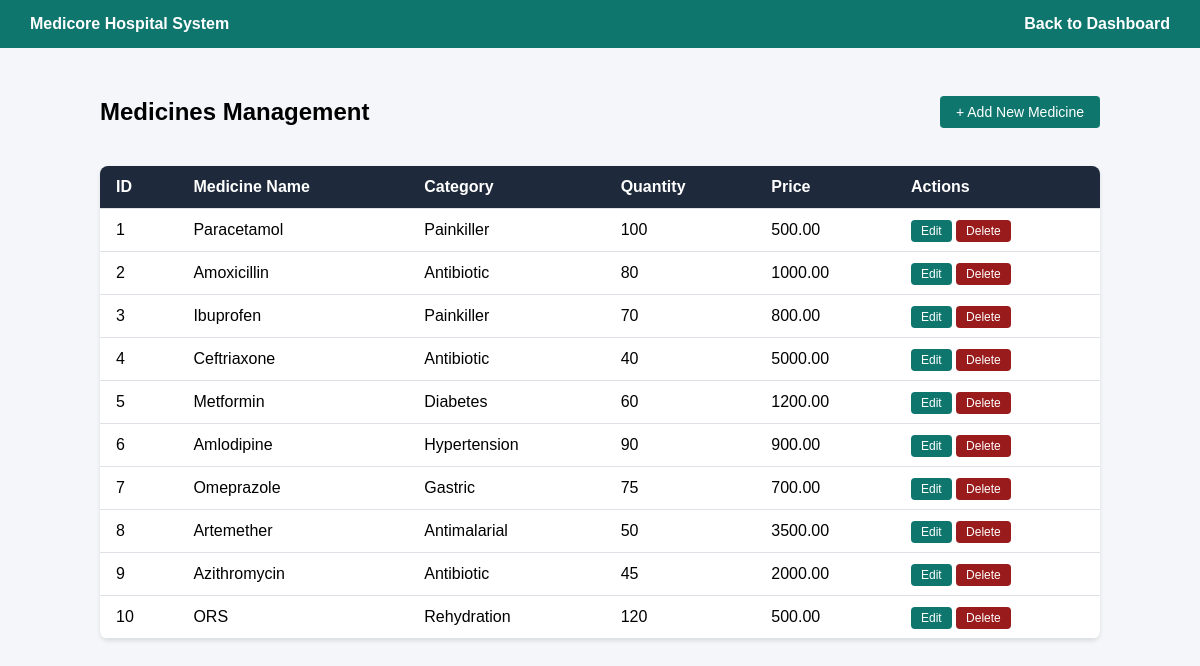
The page /medicines/index.php on the database its author committed.
### tables this page shows
CREATE TABLE medicines (
    id INT AUTO_INCREMENT PRIMARY KEY,

    medicine_name VARCHAR(150) NOT NULL,
    category VARCHAR(100),

    quantity INT NOT NULL DEFAULT 0,

    unit_price DECIMAL(12,2) NOT NULL DEFAULT 0,

    expiry_date DATE,

    created_at TIMESTAMP DEFAULT CURRENT_TIMESTAMP,

    CONSTRAINT chk_medicine_quantity
        CHECK (quantity >= 0),

    CONSTRAINT chk_medicine_price
        CHECK (unit_price >= 0),

    INDEX idx_medicine_name (medicine_name)
);

### medicines/index.php (the view, shortened to what this page needs)
<?php
include '../config/database.php';
$sql = "SELECT * FROM medicines";
$result = $conn->query($sql);
?>
<!DOCTYPE html>
<html lang="en">
<head>
</head>
<body>
    <div class="navbar">
        <div><a href="../admin/dashboard.php">Medicore Hospital System</a></div>
        <div><a href="../admin/dashboard.php">Back to Dashboard</a></div>
    </div>
    <div class="container">
        <div class="header-flex">
            <h2>Medicines Management</h2>
            <a href="add.php" class="btn btn-success">+ Add New Medicine</a>
        </div>
        <div class="card">
            <table>
                <thead>
                    <tr>
                        <th>ID</th>
                        <th>Medicine Name</th>
                        <th>Category</th>
                        <th>Quantity</th>
                        <th>Price</th>
                        <th>Actions</th>
                    </tr>
                </thead>
                <tbody>
                    <?php if ($result &&$result->num_rows > 0): ?>
                        <?php while($row =$result->fetch_assoc()): ?>
                            <tr>
                                <td><?php echo htmlspecialchars($row['id']); ?></td>
                                <td><?php echo htmlspecialchars($row['medicine_name']); ?></td>
                                <td><?php echo htmlspecialchars($row['category']); ?></td>
                                <td><?php echo htmlspecialchars($row['quantity']); ?></td>
                                <td><?php echo htmlspecialchars($row['unit_price']); ?></td>
                                <td>
                                    <a href="edit.php?id=<?php echo $row['id']; ?>" class="btn btn-primary" style="padding: 4px 10px; font-size: 12px;">Edit</a>
                                    <a href="delete.php?id=<?php echo $row['id']; ?>" class="btn btn-danger" style="padding: 4px 10px; font-size: 12px;" onclick="return confirm('Are you sure you want to delete this medicine?');">Delete</a>
                                </td>
                            </tr>
                        <?php endwhile; ?>
                    <?php else: ?>
                        <tr>
                            <td colspan="6" class="text-center">No medicines found in the database. (Ensure your table is named `medicines`).</td>
                        </tr>
                    <?php endif; ?>
                </tbody>
            </table>
        </div>
    </div>
</body>
</html>

### medicines/index.php (style rules this page uses)
body { font-family: Arial, sans-serif; background-color: #f4f6f9; margin: 0; padding: 0; }
.navbar { background-color: #0f766e; color: white; padding: 15px 30px; display: flex; justify-content: space-between; align-items: center; }
.navbar a { color: white; text-decoration: none; font-weight: bold; }
.container { max-width: 1000px; margin: 30px auto; padding: 0 20px; }
.header-flex { display: flex; justify-content: space-between; align-items: center; margin-bottom: 20px; }
.btn { padding: 8px 16px; border-radius: 4px; text-decoration: none; font-size: 14px; cursor: pointer; }
.btn-success { background-color: #0f766e; color: white; border: none; }
.btn-primary { background-color: #0f766e; color: white; border: none; }
.btn-danger { background-color: #991b1b; color: white; border: none; }
.card { background: white; border-radius: 8px; box-shadow: 0 2px 4px rgba(0,0,0,0.1); overflow: hidden; }
table { width: 100%; border-collapse: collapse; text-align: left; }
th, td { padding: 12px 16px; border-bottom: 1px solid #dee2e6; }
th { background-color: #1e293b; color: white; font-weight: 600; }

### rows shown on the page
medicines: id "1", medicine_name "Paracetamol", category "Painkiller", quantity "100", unit_price "500.00"
medicines: id "2", medicine_name "Amoxicillin", category "Antibiotic", quantity "80", unit_price "1000.00"
medicines: id "3", medicine_name "Ibuprofen", category "Painkiller", quantity "70", unit_price "800.00"
medicines: id "4", medicine_name "Ceftriaxone", category "Antibiotic", quantity "40", unit_price "5000.00"
medicines: id "5", medicine_name "Metformin", category "Diabetes", quantity "60", unit_price "1200.00"
medicines: id "6", medicine_name "Amlodipine", category "Hypertension", quantity "90", unit_price "900.00"
medicines: id "7", medicine_name "Omeprazole", category "Gastric", quantity "75", unit_price "700.00"
medicines: id "8", medicine_name "Artemether", category "Antimalarial", quantity "50", unit_price "3500.00"
medicines: id "9", medicine_name "Azithromycin", category "Antibiotic", quantity "45", unit_price "2000.00"
medicines: id "10", medicine_name "ORS", category "Rehydration", quantity "120", unit_price "500.00"
